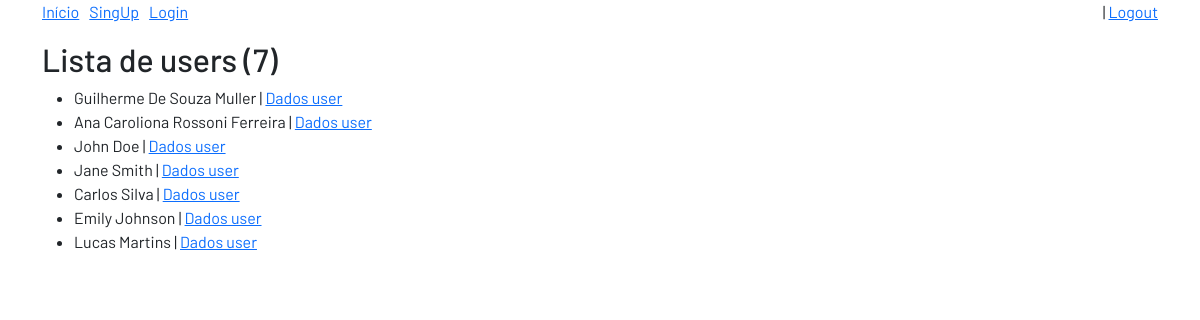
The page / (signed in) on the database its author committed.
### tables this page shows
CREATE TABLE `users` (
  `id` int(11) NOT NULL,
  `firstName` varchar(255) NOT NULL,
  `lastName` varchar(255) NOT NULL,
  `email` varchar(120) DEFAULT NULL,
  `password` varchar(100) DEFAULT NULL,
  `create_at` date DEFAULT NULL,
  `update_at` date DEFAULT NULL
);

### public/bootstrap.php (called while the page is built, shortened)
<?php
$whoops = new \Whoops\Run;
$whoops->pushHandler(new \Whoops\Handler\PrettyPageHandler);
$whoops->allowQuit(false);
$whoops->writeToOutput(false);
try {
    $myApp = new MyApp(new AppExtract);
    $myApp->controller();
    $myApp->view();
} catch (Throwable $e) {
    $html = $whoops->handleException($e);
    echo $html;
}

### public/index.php (called while the page is built)
<?php
require "bootstrap.php";

### app/models/activerecord/ActiveRecord.php (called while the page is built, shortened)
<?php
abstract class ActiveRecord implements ActiveRecordInterface
{
    protected $table = null;
    public function getTable()
    {
        return $this->table;
    }
    public function execute(ActiveRecordExecuteInterface $activeRecordExecuteInterface)
    {
        return $activeRecordExecuteInterface->execute($this);
    }
}

### app/models/activerecord/FindAll.php (called while the page is built, shortened)
<?php
class FindAll implements ActiveRecordExecuteInterface
{
    public function execute(ActiveRecordInterface $activeRecordInterface)
    {
        try {
            $query = $this->createQuery($activeRecordInterface);
            $connection = Connection::connect();
            $prepare = $connection->prepare($query);
            $prepare->execute($this->where);
            return $prepare->fetchAll();
        } catch (Throwable $throw) {
            formatException($throw);
        }
    }
    private function createQuery(ActiveRecordInterface $activeRecordInterface)
    {
        $where = array_keys($this->where);
        $sql = "select {$this->fields} from {$activeRecordInterface->getTable()}";
        $sql.= (!$this->where) ? "" : " where {$where[0]} = :{$where[0]}";
        $sql.= (!$this->limit) ? "" : " limit {$this->limit}";
        $sql.= ($this->offset != "") ? " offset {$this->offset}" : "";
        return $sql;
    }
}

### app/controllers/Home.php (called while the page is built, shortened)
<?php
class Home
{
   public function index()
   {
    $users = (new User)->execute(new FindAll(fields:'id, firstName, lastName'));
   }
}

### app/views/home.php (the view)
<h2>Lista de users (<?php echo count($users); ?>)</h2>
<ul>
    <?php foreach($users as $user): ?>
        <li><?php echo $user->firstName ?> <?php echo $user->lastName ?> | <a href="/user/show/<?php echo $user->id; ?>">Dados user</a></li>
        <?php endforeach; ?>
</ul>

### public/assets/css/styles.css (style rules this page uses)
html, body { font-family: 'Barlow', sans-serif; }

### rows shown on the page
users: firstName "Guilherme", lastName "De Souza Muller"
users: firstName "Ana", lastName "Caroliona Rossoni Ferreira"
users: firstName "John", lastName "Doe"
users: firstName "Jane", lastName "Smith"
users: firstName "Carlos", lastName "Silva"
users: firstName "Emily", lastName "Johnson"
users: firstName "Lucas", lastName "Martins"

### other values the page prints
count($users) "7"
